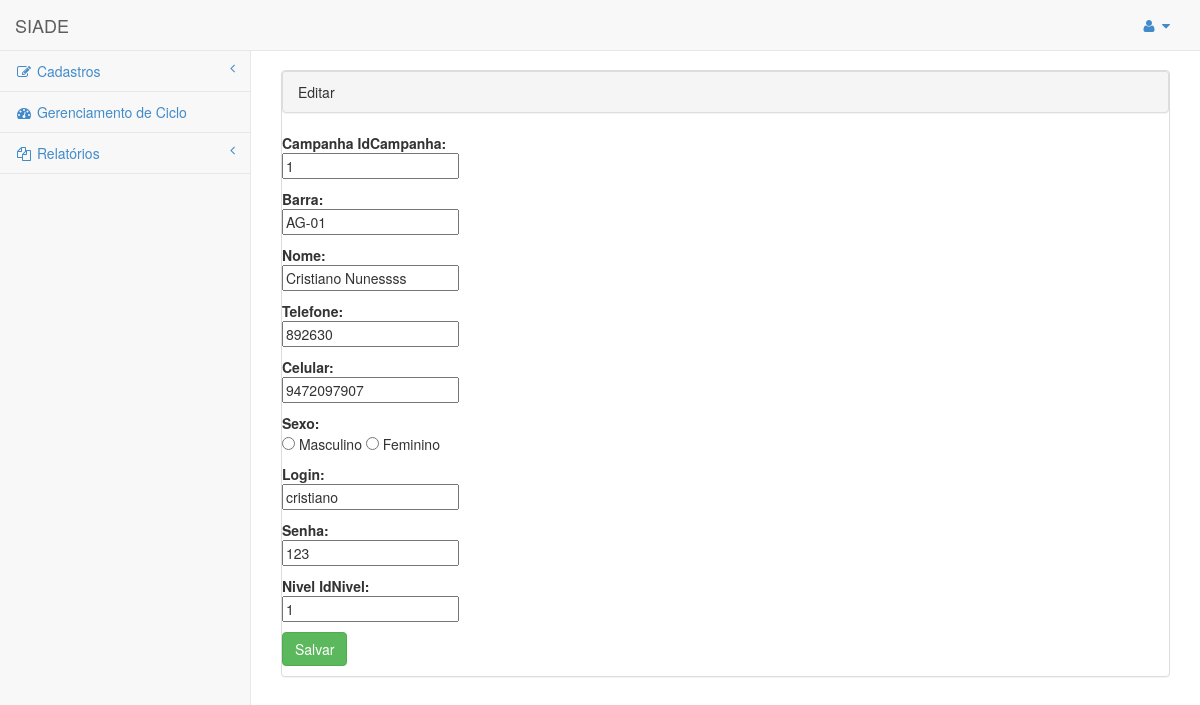
Before: /agente_editar.php?id=1 with the older database file.
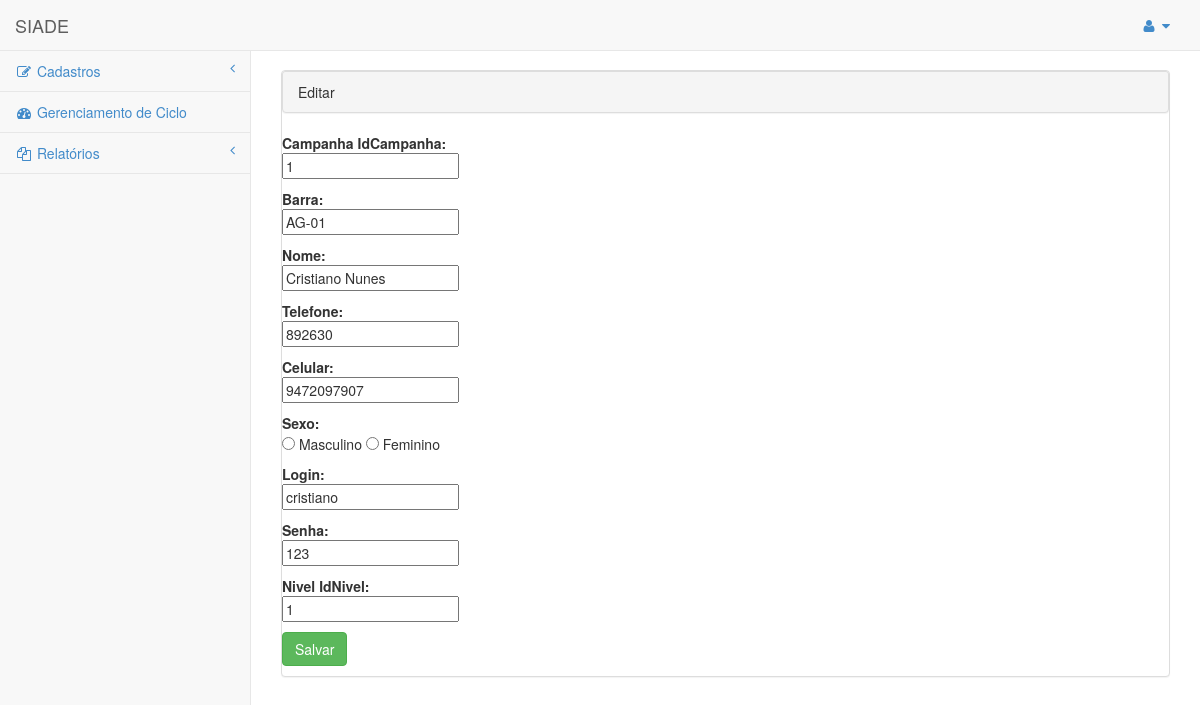
After: the same page with the newer database file.
### tables this page shows
CREATE TABLE IF NOT EXISTS `agentes` (
  `id` int(11) NOT NULL AUTO_INCREMENT,
  `Campanha_idCampanha` int(11) NOT NULL,
  `barra` varchar(45) NOT NULL,
  `nome` varchar(45) NOT NULL,
  `telefone` varchar(45) NOT NULL,
  `celular` varchar(45) DEFAULT NULL,
  `sexo` varchar(45) NOT NULL,
  `login` varchar(50) NOT NULL,
  `senha` varchar(255) NOT NULL,
  `Nivel_IdNivel` int(11) NOT NULL,
  PRIMARY KEY (`id`),
  KEY `fk_Agente_Campanha1_idx` (`Campanha_idCampanha`),
  KEY `fk_Agente_Nivel1_idx` (`Nivel_IdNivel`)
);

### agente_editar.php (the view, shortened to what this page needs)
<!DOCTYPE html>
<html>
<head>
    <link href="css/bootstrap.min.css" rel="stylesheet">
    <link href="font-awesome/css/font-awesome.css" rel="stylesheet">
    <link href="css/plugins/morris/morris-0.4.3.min.css" rel="stylesheet">
    <link href="css/plugins/timeline/timeline.css" rel="stylesheet">
    <link href="css/sb-admin.css" rel="stylesheet">
</head>
<body>
    <div id="wrapper">
        <nav class="navbar navbar-default navbar-fixed-top" role="navigation" style="margin-bottom: 0">
            <div class="navbar-header">
                <a class="navbar-brand" href="principal.php">SIADE</a>
            </div>
            <ul class="nav navbar-top-links navbar-right">
                <li class="dropdown">
                    <a class="dropdown-toggle" data-toggle="dropdown" href="#">
                        <i class="fa fa-user fa-fw"></i>  <i class="fa fa-caret-down"></i>
                    </a>
                </li>
            </ul>
            <div id="menu" class="navbar-default navbar-static-side" role="navigation">
                <div class="sidebar-collapse">
                    <ul class="nav" id="side-menu">
                        <li>
                            <a href="#"><i class="fa fa-edit fa-fw"></i> Cadastros<span class="fa arrow"></span></a>
                        </li>
                        <li>
                            <a href="gerenciamentociclo.php"><i class="fa fa-dashboard fa-fw"></i> Gerenciamento de Ciclo</a>
                        </li>
                        <li>
                            <a href="#"><i class="fa fa-files-o fa-fw"></i> Relatórios<span class="fa arrow"></span></a>
                        </li>
                </div>
            </div>
        </nav>
    </div>
    <div id="page-wrapper">
    	<br />
    	<div class="panel panel-default">
    		<div class="panel panel-heading">
    			Editar
    		</div>
            <?php
                if (isset($_GET['id']) ) {
                $id = (int) $_GET['id'];
                $row = mysql_fetch_array ( mysql_query("SELECT * FROM `agentes` WHERE `id` = '$id' "));
                ?>
                <form action='' method='POST'>
                <p><b>Campanha IdCampanha:</b><br /><input type='text' name='Campanha_idCampanha' value='<?= stripslashes($row['Campanha_idCampanha']) ?>' />
                <p><b>Barra:</b><br /><input type='text' name='barra' value='<?= stripslashes($row['barra']) ?>' />
                <p><b>Nome:</b><br /><input type='text' name='nome' value='<?= stripslashes($row['nome']) ?>' />
                <p><b>Telefone:</b><br /><input type='text' name='telefone' value='<?= stripslashes($row['telefone']) ?>' />
                <p><b>Celular:</b><br /><input type='text' name='celular' value='<?= stripslashes($row['celular']) ?>' />
                <p><b>Sexo:</b><br /><input type='radio' name='sexo' value='masculino'/> Masculino <input type='radio' name='sexo' value='feminino'/> Feminino
                <p><b>Login:</b><br /><input type='text' name='login' value='<?= stripslashes($row['login']) ?>' />
                <p><b>Senha:</b><br /><input type='text' name='senha' value='<?= stripslashes($row['senha']) ?>' />
                <p><b>Nivel IdNivel:</b><br /><input type='text' name='Nivel_IdNivel' value='<?= stripslashes($row['Nivel_IdNivel']) ?>' />
                <p><input type='submit' class="btn btn-success" value='Salvar' /><input type='hidden' value='1' name='submitted' />
                </form>
                <?php } ?>
        </div>
    </div>
</body>
</html>

Changed rows visible on the page:
changed agentes "AG-01": nome "Cristiano Nunessss" → "Cristiano Nunes"
